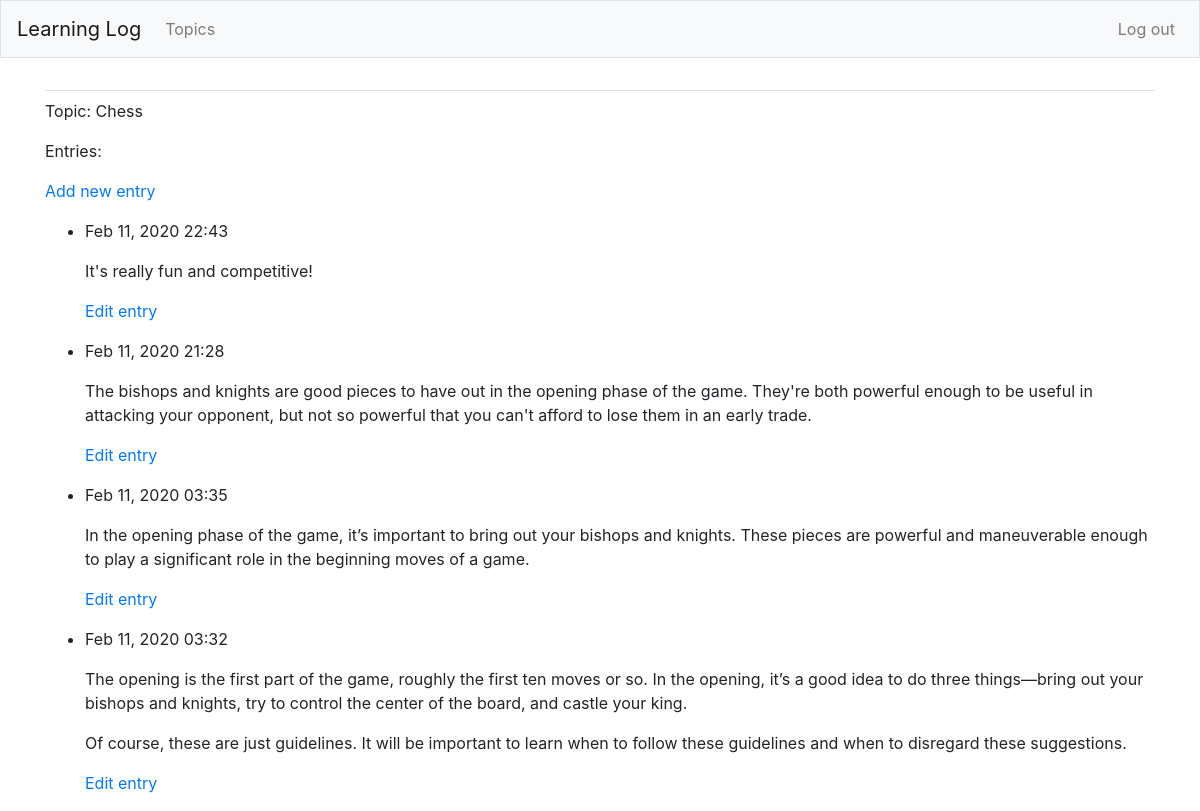
The page /topics/1/ (signed in) on the database its author committed.
### learning_logs/models.py (models this page shows, shortened)
class Topic(models.Model):
    text = models.CharField(max_length=200)
    date_added = models.DateTimeField(auto_now_add=True)
    owner = models.ForeignKey(User, on_delete=models.CASCADE)
    def __str__(self):
        return self.text

class Entry(models.Model):
    topic = models.ForeignKey(Topic, on_delete=models.CASCADE)
    text = models.TextField()
    date_added = models.DateTimeField(auto_now_add=True)
    class Meta:
        verbose_name_plural = 'entries'

### learning_logs/views.py (the view)
# urls.py: path('topics/<int:topic_id>/', views.topic, name='topic'),
@login_required()
def topic(request, topic_id):
    topic = Topic.objects.get(id=topic_id)
    if topic.owner != request.user:
        raise Http404
    entries = topic.entry_set.order_by('-date_added')
    context = {'topic': topic, 'entries': entries}
    return render(request, 'learning_logs/topic.html', context)

### learning_logs/templates/learning_logs/topic.html
{% extends "learning_logs/base.html" %}
{% block content %}
<p>Topic: {{ topic }}</p>
<p>Entries:</p>
<p>
    <a href="{% url 'learning_logs:new_entry' topic.id %}">Add new entry</a>
</p>
<ul>
    {% for entry in entries %}
    <li>
        <p>{{ entry.date_added|date:'M d, Y H:i' }}</p>
        <p>{{ entry.text|linebreaks }}</p>
        <p>
            <a href="{% url 'learning_logs:edit_entry' entry.id %}">Edit entry</a>
        </p>
    </li>
    {% empty %}
    <li>There are no entries for this topic yet.</li>
    {% endfor %}
</ul>
{% endblock content %}

### learning_logs/templates/learning_logs/base.html (shortened to what this page needs)
{% load bootstrap4 %}
<!doctype html>
<html lang="en">
<head>
    {% bootstrap_css %}
</head>
<body>
<nav class="navbar navbar-expand-md navbar-light bg-light mb-4 border">
    <a class="navbar-brand" href="{% url 'learning_logs:index' %}">
        Learning Log</a>
    <div class="collapse navbar-collapse" id="navbarCollapse">
        <ul class="navbar-nav mr-auto">
            <li class="nav-item">
                <a class="nav-link" href="{% url 'learning_logs:topics' %}">
                Topics</a></li>
        </ul>
        <ul class="navbar-nav ml-auto">
            {% if user.is_authenticated %}
            <li class="nav-item">
                <a class="nav-link" href="{% url 'users:logout' %}">Log out</a>
            </li>
            {% endif %}
        </ul>
    </div>
</nav>
<main role="main" class="container">
    <div class="pb-2 mb-2 border-bottom">
    </div>
    <div>
        {% block content %}{% endblock content %}
    </div>
</main>
</body>
</html>

### rows shown on the page
Topic: text "Chess"
Entry: date_added "Feb 11, 2020 22:43", text "It's really fun and competitive!"
Entry: date_added "Feb 11, 2020 21:28", text "The bishops and knights are good pieces to have out in the opening phase of the game. They're both powerful enough to be useful in attacking your opponent, but not so powerful that you can't afford to lose them in an early trade."
Entry: date_added "Feb 11, 2020 03:35", text "In the opening phase of the game, it’s important to bring out your bishops and knights. These pieces are powerful and maneuverable enough to play a significant role in the beginning moves of a game."
Entry: date_added "Feb 11, 2020 03:32", text "The opening is the first part of the game, roughly the first ten moves or so. In the opening, it’s a good idea to do three things—bring out your bishops and knights, try to control the center of the board, and castle your king. Of course, these are just guidelines. It will be important to learn when to follow these guidelines and when to disregard these suggestions."
